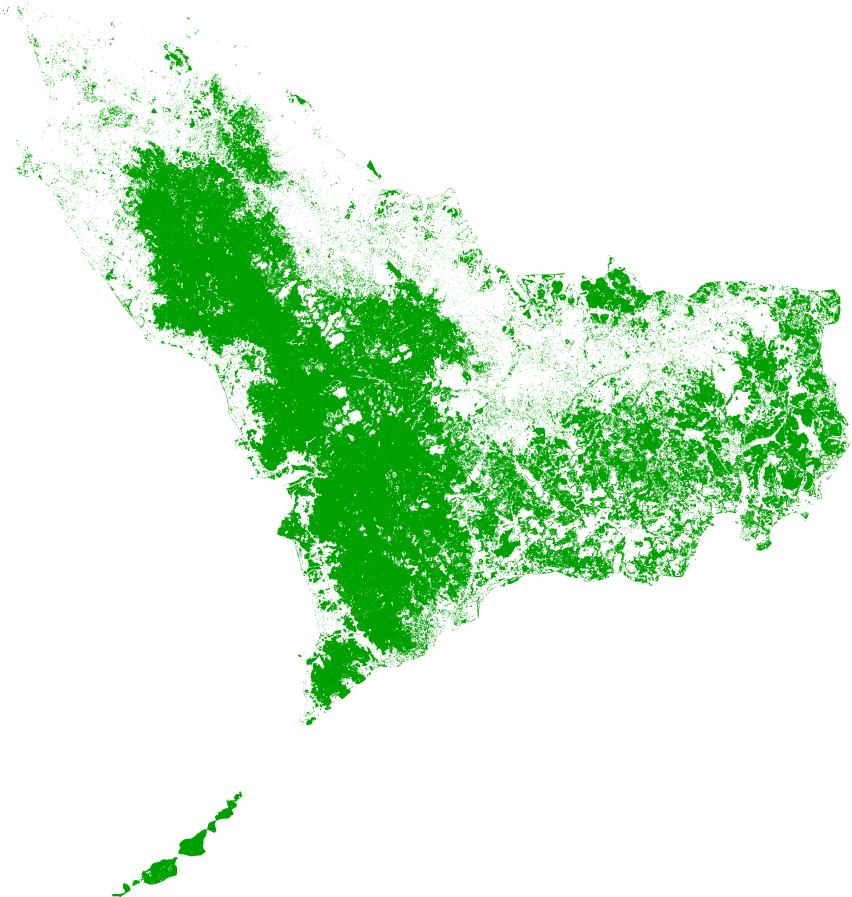
#> input picture examples/visualisation/2016_forest_prediction.png, 4258 x 4483 px (shown at 1/5 size)
$ jupyter execute --allow-errors 4_Visualisation.ipynb   (shell and % lines are left out)   (older library calls are emulated)
#> lines starting #> are read from the running program, lines starting #| are printed output that depends on the picture
# Interactive visualisation of timeseries

Idea : display the imag

[cell 1]
import matplotlib.pyplot as plt
import numpy as np

# read the image

[cell 2]
npy_filename = "./visualisation/2016_forest_prediction.npy"
png_filename = "./visualisation/2016_forest_prediction.png"

#with open(npy_filename, "rb") as f:
#    images_2016 = np.load(f, )

data_image  = plt.imread(png_filename, )
#> data_image is the input picture: shape (4483, 4258, 4) float32; mean R, G, B, A 0.832, 0.879, 0.832, 0.879

if data_image.shape[2] == 4:
    # if (X,Y,4) : this has an alpha (transparency ) layer
    # we drop it
    data_image = data_image[:,:,:3]
#> data_image: shape (4483, 4258, 3) float32


data_image.shape
#> Out = (4483, 4258, 3)

[cell 3]
"""reduce the size of the image, for memory and speed"""

data_subsampled = data_image[::10,::10,:]
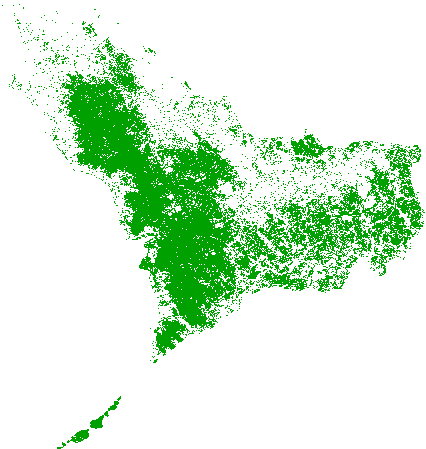
#> data_subsampled: shape (449, 426, 3) float32; mean R, G, B 0.832, 0.937, 0.832

[cell 4]
fig, [ax1, ax2] = plt.subplots(1,2)
ax1.imshow(data_image[:,:,:])

ax2.imshow(data_subsampled)
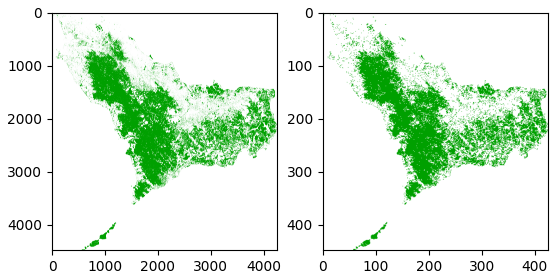
#> figure drawn by matplotlib, 2 panels

# Generate the data
This changed to the interesting data

[cell 5]
def generate_data(Npoints=50, one_image=None, image_shape=(512, 512)):
    """Returns a 1D array of len `Npoints` of the time series,
    and a stak of 2D images of shape `image_shape`

    """
#> called with Npoints = 20, image_shape = (512, 512)
    """Initializis the arrays"""

    time_series_values = np.sin(1* np.linspace(0, 2*3.14, Npoints))*2


    if one_image is None:
        dummy_image_vector = np.zeros( (*image_shape, Npoints))


        """set the 2D images (so that there is some variation) """
        index_x = np.arange(image_shape[0], dtype=np.int)
        index_y = np.arange(image_shape[1], dtype=np.int)

        for i, value in enumerate(time_series_values):
            mask_x = np.ones(image_shape[0], dtype=np.bool)
            mask_y = np.ones(image_shape[1], dtype=np.bool)

            position = i / Npoints * image_shape[0]
            mask_x[index_x > position] = 0
            mask_y[index_y > position] = 0

            dummy_image_vector[mask_x,:,i] = value
    else :
        '''there is one_image given'''

        dummy_image_vector = np.zeros( (*one_image.shape, Npoints))


        for i, value in enumerate(time_series_values):

            [gaussian_filter(one_image[:,:,j],
                             sigma=np.abs(value)*5,
                             output=dummy_image_vector[:,:,j,i] ) for j in range(3)]

    return time_series_values, dummy_image_vector

# time_series_values, dummy_image_vector = generate_data(image_shape=(512, 512))

#> (the rest of this cell did not finish here and is left out)
